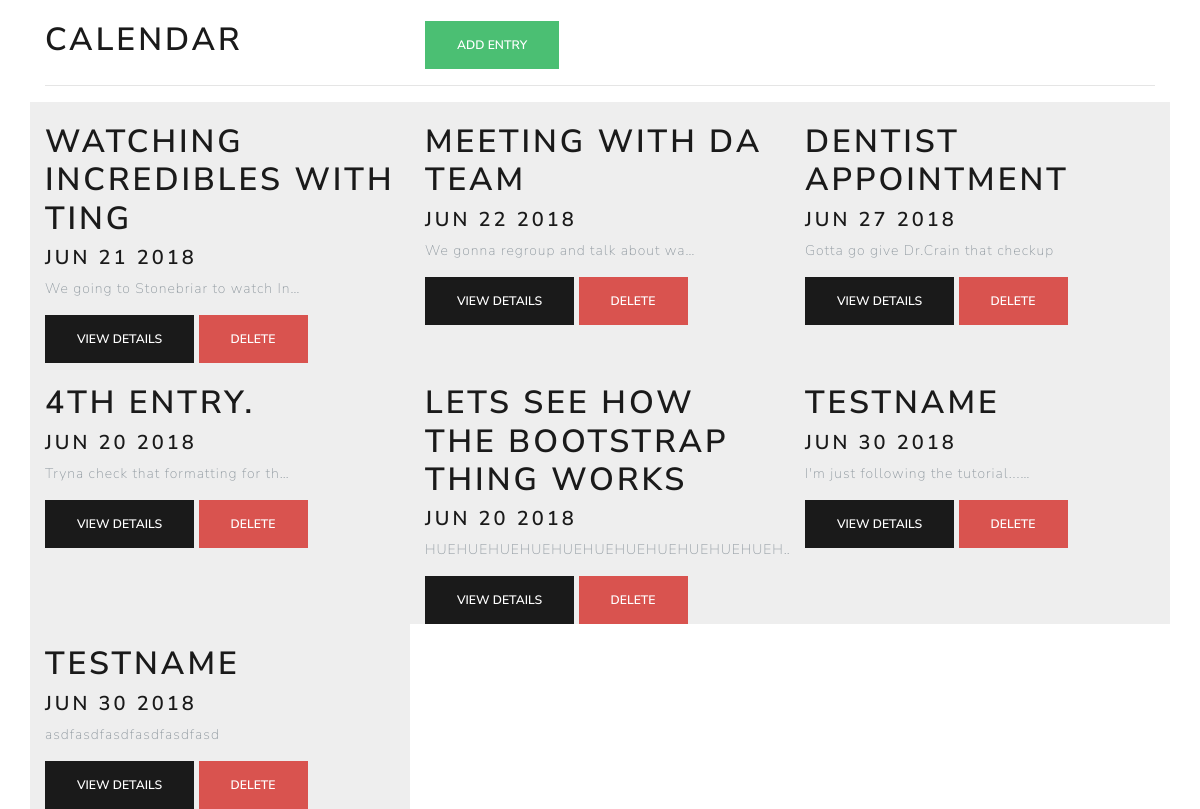
/calender, run on the app's committed database.
### myapp/models.py (models this page shows, shortened)
class Entry(models.Model):
    name = models.CharField(max_length=100)
    date = models.DateTimeField()
    description = models.TextField()
    created = models.DateTimeField(auto_now_add=True)

### myapp/views.py (the view)
# urls.py: path('calender', views.calender, name='calender'),
def calender(request):
    entries = Entry.objects.all()
    return render(request, 'myapp/calender.html', {'entries': entries})

### myapp/templates/myapp/calender.html
{% extends 'myapp/base.html' %}
{% block content%}
<div class="container">
  <br />
    <div class="row">
      <div class="col-lg-4">
        <h1>Calendar</h1>
      </div>
      <div class="col-lg-8">
        <button onclick="window.location='{% url 'add' %}'" type="button" class="btn btn-success">Add Entry</button>
      </div>
    </div>
  <hr />
  <div class="row">
    {% for entry in entries %}
      {% include  'myapp/_calender_entry.html' %}
    {% endfor %}
  </div>
</div>
{% endblock %}

### myapp/templates/myapp/_calender_entry.html
<div class="calender_entry col-lg-4">
  <br />
  <h1>{{ entry.name }}</h1>
  <h4>{{ entry.date|date:"M d Y" }}</h4>
  <p>
    {{ entry.description|truncatechars:35 }}
  </p>
  <button onclick="window.location='{% url 'details' pk=entry.id %}'" class="btn btn-primary">View Details</button>
  <button data-id="{{ entry.id }}" onclick="deleteCalenderEntry(this)" class="btn btn-danger">Delete</button>
</div>

### myapp/static/myapp/css/style.css (style rules this page uses)
.calender_entry { background-color: #eee; }
body, html { width: 100%; display: grid; }

### data on the page
Entry: name "WATCHING INCREDIBLES WITH TING", date "JUN 21 2018", description "We going to Stonebriar to watch In…"
Entry: name "MEETING WITH DA TEAM", date "JUN 22 2018", description "We gonna regroup and talk about wa…"
Entry: name "DENTIST APPOINTMENT", date "JUN 27 2018", description "Gotta go give Dr.Crain that checkup"
Entry: name "4TH ENTRY.", date "JUN 20 2018", description "Tryna check that formatting for th…"
Entry: name "LETS SEE HOW THE BOOTSTRAP THING WORKS", date "JUN 20 2018", description "HUEHUEHUEHUEHUEHUEHUEHUEHUEHUEHUEH…"
Entry: name "TESTNAME", date "JUN 30 2018", description "I'm just following the tutorial...…"
Entry: name "TESTNAME", date "JUN 30 2018", description "asdfasdfasdfasdfasdfasd"
